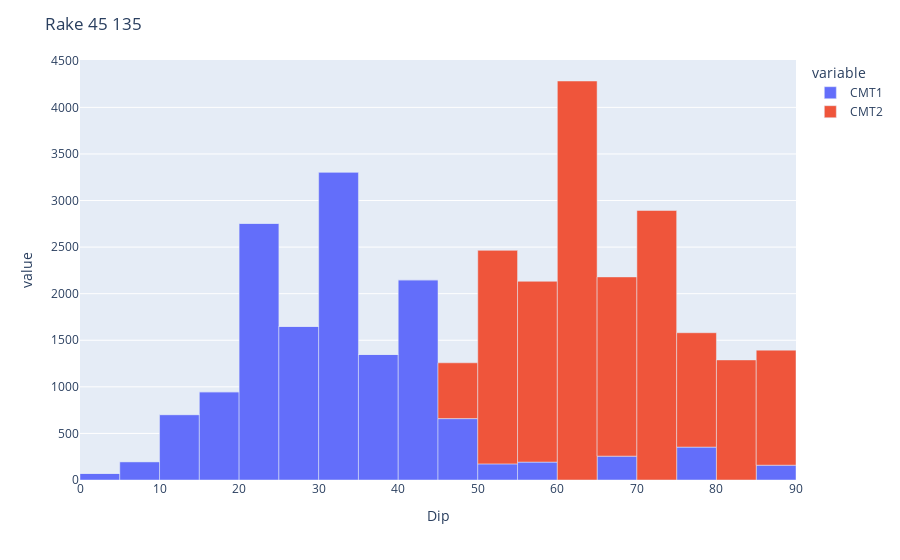

Notebook code cell kept with this figure:
### Code cell
fig = px.bar(x = x, y = [conteggio_inverse1, conteggio_inverse2])#, labels={"wide_variable_0": "CMT1"})
             
fig.data[0].name = "CMT1"
fig.data[1].name = "CMT2"

fig.update_layout(title_text='Rake 45 135')

fig.update_layout(
    xaxis=dict(
        title='Dip'#,
        #titlefont_size=16,
        #tickfont_size=14,
    ),
    #barmode='group',
    bargap=0, # gap between bars of adjacent location coordinates.
    #bargroupgap=0.1 # gap between bars of the same location coordinate.
)


fig.show()

### Figure 1 — Plotly figure (JSON) as saved in the notebook; plotly's stock layout.template omitted (floating-point values rounded to 4 significant figures)
{"data": [{"alignmentgroup": "True", "hovertemplate": "variable=wide_variable_0<br>x=%{x}<br>value=%{y}<extra></extra>", "legendgroup": "wide_variable_0", "marker": {"color": "#636efa", "pattern": {"shape": ""}}, "name": "CMT1", "offsetgroup": "wide_variable_0", "orientation": "v", "showlegend": true, "textposition": "auto", "type": "bar", "x": [2.5, 7.5, 12.5, 17.5, 22.5, 27.5, 32.5, 37.5, 42.5, 47.5, 52.5, 57.5, 62.5, 67.5, 72.5, 77.5, 82.5, 87.5], "xaxis": "x", "y": [71, 197, 702, 947, 2755, 1649, 3306, 1347, 2149, 659, 173, 192, 0, 256, 0, 353, 0, 159], "yaxis": "y"}, {"alignmentgroup": "True", "hovertemplate": "variable=wide_variable_1<br>x=%{x}<br>value=%{y}<extra></extra>", "legendgroup": "wide_variable_1", "marker": {"color": "#EF553B", "pattern": {"shape": ""}}, "name": "CMT2", "offsetgroup": "wide_variable_1", "orientation": "v", "showlegend": true, "textposition": "auto", "type": "bar", "x": [2.5, 7.5, 12.5, 17.5, 22.5, 27.5, 32.5, 37.5, 42.5, 47.5, 52.5, 57.5, 62.5, 67.5, 72.5, 77.5, 82.5, 87.5], "xaxis": "x", "y": [0, 0, 0, 0, 0, 0, 0, 0, 0, 599, 2292, 1941, 4283, 1924, 2893, 1228, 1289, 1235], "yaxis": "y"}], "layout": {"bargap": 0, "barmode": "relative", "legend": {"title": {"text": "variable"}, "tracegroupgap": 0}, "margin": {"t": 60}, "title": {"text": "Rake 45 135"}, "xaxis": {"anchor": "y", "domain": [0, 1], "title": {"text": "Dip"}}, "yaxis": {"anchor": "x", "domain": [0, 1], "title": {"text": "value"}}}}
